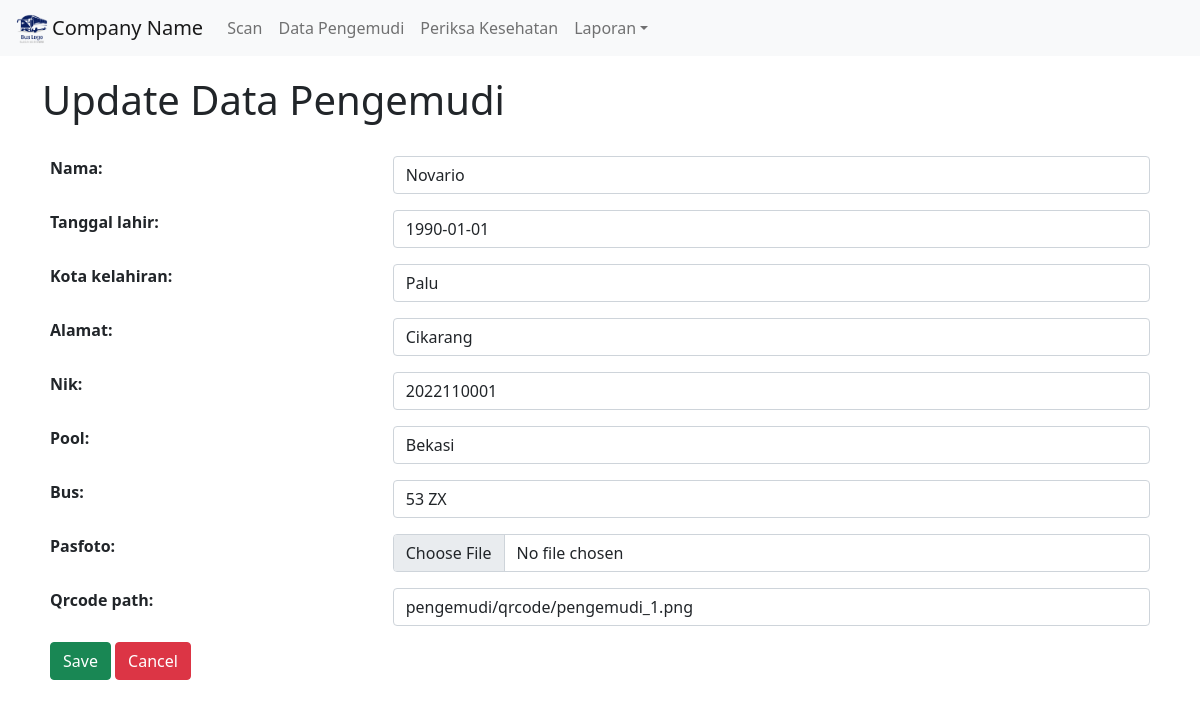
The app's page /pengemudi/update/1 (signed in) with its own data.
### LayakMengemudi/models.py (models this page shows, shortened)
class Pengemudi(models.Model):
    nama = models.CharField(max_length=100)
    tanggal_lahir = models.DateField(null=False, blank=False)#default=datetime.utcnow().date())
    kota_kelahiran = models.CharField(max_length=50, null=False, blank=False)
    alamat = models.TextField(null=False, blank=False)
    nik = models.CharField(max_length=12, null=False, blank=False)
    pool = models.CharField(max_length=50)
    bus = models.CharField(max_length=6)
    class StatusJalan(models.TextChoices):
        LAYAK = 'L', _('Layak Jalan')
        TIDAK = 'TL', _('Tidak Layak Jalan')
    status = models.CharField(max_length=2, choices=StatusJalan.choices, default=StatusJalan.TIDAK)
    periksa_terakhir = models.DateTimeField(null=True)
    pasfoto = models.ImageField(upload_to='images/')
    qrcode_path = models.CharField(max_length=256)

### LayakMengemudi/views.py (the view)
# urls.py: path('pengemudi/update/<int:pk>', PengemudiUpdate.as_view(), name='pengemudi-update'),
class PengemudiUpdate(LoginRequiredMixin, UpdateView):
    model = Pengemudi
    template_name = 'pengemudi_updateview.html'
    form_class = FormPengemudiCreate

### LayakMengemudi/forms.py
class FormPengemudiCreate(ModelForm):
    class Meta:
        model = Pengemudi
        fields = '__all__'
        exclude = ['status', 'periksa_terakhir']
        labels = {'pasfoto_path':'Pas Foto'}
        widgets = {
            'nama': forms.TextInput({'class':'form-control'}),
            'tanggal_lahir': forms.TextInput({'class':'form-control'}),
            'kota_kelahiran': forms.TextInput({'class':'form-control'}),
            'alamat': forms.TextInput({'class':'form-control'}),
            'nik' : forms.TextInput({'class':'form-control'}),
            'pool' : forms.TextInput({'class':'form-control'}),
            'bus': forms.TextInput({'class':'form-control'}),
            'pasfoto_path': forms.TextInput({'class':'form-control'}),
            'pasfoto': forms.FileInput({'class':'form-control'}),
            'qrcode_path': forms.TextInput({'class':'form-control'}),
        }

### templates/pengemudi_updateview.html (shortened to what this page needs)
{% extends 'navigation.html' %}
{% load static %}
{% block content %}
 <div class="container">
    <h1>Update Data Pengemudi</h1>
    <form action="" method="post" enctype="multipart/form-data">
        <table class="table table-borderless">
            <thead>
                <tr>
                    <td colspan="2">
                    </td>
                </tr>
            </thead>
            <tbody>
                {{ form.as_table }}
            </tbody>
            <tr>
                <td>
                    <button type="submit" class="btn btn-success">Save</button>
                    <a href="{% url 'pengemudi-list' %}"  class="btn btn-danger">Cancel</a>
                </td>
            </tr>
        </table>
    </form>
 </div>
{% endblock %}

### LayakMengemudi/static/css/navbar.css (style rules this page uses)
body { padding-bottom: 20px; }

### records on screen
Pengemudi: nama "Novario", tanggal_lahir "1990-01-01", kota_kelahiran "Palu", alamat "Cikarang", nik "2022110001", pool "Bekasi", bus "53 ZX", qrcode_path "pengemudi/qrcode/pengemudi_1.png"
